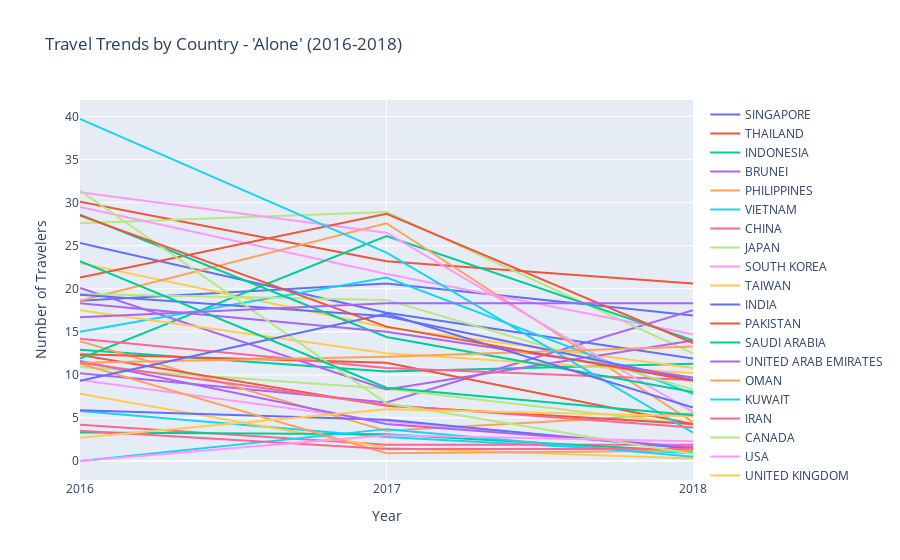

This figure's notebook cell:
### Code cell
import plotly.graph_objs as go
from plotly.subplots import make_subplots
import pandas as pd

# Initialize a subplot figure with one row and one column (you can add more subplots for each companion type)
fig = make_subplots(rows=1, cols=1)

# Add a line to the subplot for each country for a specific companion type (e.g., 'Alone')
for country in combined_travel_df["COUNTRY OF NATIONALITY"].unique():
    fig.add_trace(
        go.Scatter(
            x=["2016", "2017", "2018"],
            y=[
                combined_travel_df.loc[combined_travel_df["COUNTRY OF NATIONALITY"] == country, "2016 Alone"].values[0],
                combined_travel_df.loc[combined_travel_df["COUNTRY OF NATIONALITY"] == country, "2017 Alone"].values[0],
                combined_travel_df.loc[combined_travel_df["COUNTRY OF NATIONALITY"] == country, "2018 Alone"].values[0]
            ],
            mode='lines',
            name=country
        ),
        row=1, col=1
    )

# Update layout (titles, axis labels, etc.)
fig.update_layout(
    title_text="Travel Trends by Country - 'Alone' (2016-2018)",
    xaxis_title="Year",
    yaxis_title="Number of Travelers"
)

# Show the plot
fig.show()

### Figure 1 — Plotly figure (JSON) as saved in the notebook; plotly's stock layout.template omitted (floating-point values rounded to 4 significant figures)
{"data": [{"mode": "lines", "name": "SINGAPORE", "type": "scatter", "x": ["2016", "2017", "2018"], "xaxis": "x", "y": [18.6, 20.6, 16.9], "yaxis": "y"}, {"mode": "lines", "name": "THAILAND", "type": "scatter", "x": ["2016", "2017", "2018"], "xaxis": "x", "y": [30.1, 23.2, 20.6], "yaxis": "y"}, {"mode": "lines", "name": "INDONESIA", "type": "scatter", "x": ["2016", "2017", "2018"], "xaxis": "x", "y": [12.9, 10.4, 11.3], "yaxis": "y"}, {"mode": "lines", "name": "BRUNEI", "type": "scatter", "x": ["2016", "2017", "2018"], "xaxis": "x", "y": [10.2, 6.8, 17.5], "yaxis": "y"}, {"mode": "lines", "name": "PHILIPPINES", "type": "scatter", "x": ["2016", "2017", "2018"], "xaxis": "x", "y": [13.9, 3.5, 5.5], "yaxis": "y"}, {"mode": "lines", "name": "VIETNAM", "type": "scatter", "x": ["2016", "2017", "2018"], "xaxis": "x", "y": [5.8, 2.8, 0.9], "yaxis": "y"}, {"mode": "lines", "name": "CHINA", "type": "scatter", "x": ["2016", "2017", "2018"], "xaxis": "x", "y": [4.2, 1.9, 1.9], "yaxis": "y"}, {"mode": "lines", "name": "JAPAN", "type": "scatter", "x": ["2016", "2017", "2018"], "xaxis": "x", "y": [10.9, 8.4, 4.2], "yaxis": "y"}, {"mode": "lines", "name": "SOUTH KOREA", "type": "scatter", "x": ["2016", "2017", "2018"], "xaxis": "x", "y": [9.4, 4.6, 1.6], "yaxis": "y"}, {"mode": "lines", "name": "TAIWAN", "type": "scatter", "x": ["2016", "2017", "2018"], "xaxis": "x", "y": [7.8, 1.5, 0.3], "yaxis": "y"}, {"mode": "lines", "name": "INDIA", "type": "scatter", "x": ["2016", "2017", "2018"], "xaxis": "x", "y": [5.9, 4.8, 1.4], "yaxis": "y"}, {"mode": "lines", "name": "PAKISTAN", "type": "scatter", "x": ["2016", "2017", "2018"], "xaxis": "x", "y": [12.3, 6.4, 4.3], "yaxis": "y"}, {"mode": "lines", "name": "SAUDI ARABIA", "type": "scatter", "x": ["2016", "2017", "2018"], "xaxis": "x", "y": [3.3, 3.1, 1.1], "yaxis": "y"}, {"mode": "lines", "name": "UNITED ARAB EMIRATES", "type": "scatter", "x": ["2016", "2017", "2018"], "xaxis": "x", "y": [11.6, 4.3, 1.6], "yaxis": "y"}, {"mode": "lines", "name": "OMAN", "type": "scatter", "x": ["2016", "2017", "2018"], "xaxis": "x", "y": [11.3, 0.9, 1.2], "yaxis": "y"}, {"mode": "lines", "name": "KUWAIT", "type": "scatter", "x": ["2016", "2017", "2018"], "xaxis": "x", "y": [0, 3.7, 0.5], "yaxis": "y"}, {"mode": "lines", "name": "IRAN", "type": "scatter", "x": ["2016", "2017", "2018"], "xaxis": "x", "y": [3.5, 1.4, 1.4], "yaxis": "y"}, {"mode": "lines", "name": "CANADA", "type": "scatter", "x": ["2016", "2017", "2018"], "xaxis": "x", "y": [27.6, 28.9, 12.5], "yaxis": "y"}, {"mode": "lines", "name": "USA", "type": "scatter", "x": ["2016", "2017", "2018"], "xaxis": "x", "y": [29.5, 21.7, 14.7], "yaxis": "y"}, {"mode": "lines", "name": "UNITED KINGDOM", "type": "scatter", "x": ["2016", "2017", "2018"], "xaxis": "x", "y": [23, 15.5, 10.8], "yaxis": "y"}, {"mode": "lines", "name": "IRELAND", "type": "scatter", "x": ["2016", "2017", "2018"], "xaxis": "x", "y": [25.3, 17.2, 11.9], "yaxis": "y"}, {"mode": "lines", "name": "SWEDEN", "type": "scatter", "x": ["2016", "2017", "2018"], "xaxis": "x", "y": [12.4, 11.4, 4.3], "yaxis": "y"}, {"mode": "lines", "name": "DENMARK", "type": "scatter", "x": ["2016", "2017", "2018"], "xaxis": "x", "y": [11.9, 26.1, 14], "yaxis": "y"}, {"mode": "lines", "name": "FINLAND", "type": "scatter", "x": ["2016", "2017", "2018"], "xaxis": "x", "y": [20.1, 8.3, 14], "yaxis": "y"}, {"mode": "lines", "name": "NORWAY", "type": "scatter", "x": ["2016", "2017", "2018"], "xaxis": "x", "y": [18.6, 27.6, 4.5], "yaxis": "y"}, {"mode": "lines", "name": "ITALY", "type": "scatter", "x": ["2016", "2017", "2018"], "xaxis": "x", "y": [15, 21.3, 7.8], "yaxis": "y"}, {"mode": "lines", "name": "SPAIN", "type": "scatter", "x": ["2016", "2017", "2018"], "xaxis": "x", "y": [14.2, 10.8, 9.4], "yaxis": "y"}, {"mode": "lines", "name": "FRANCE", "type": "scatter", "x": ["2016", "2017", "2018"], "xaxis": "x", "y": [19.4, 18.7, 8.3], "yaxis": "y"}, {"mode": "lines", "name": "BELGIUM", "type": "scatter", "x": ["2016", "2017", "2018"], "xaxis": "x", "y": [31.2, 26.5, 5.7], "yaxis": "y"}, {"mode": "lines", "name": "NETHERLANDS", "type": "scatter", "x": ["2016", "2017", "2018"], "xaxis": "x", "y": [17.5, 12.5, 10.2], "yaxis": "y"}, {"mode": "lines", "name": "GERMANY", "type": "scatter", "x": ["2016", "2017", "2018"], "xaxis": "x", "y": [19.3, 16.8, 9.4], "yaxis": "y"}, {"mode": "lines", "name": "SWITZERLAND", "type": "scatter", "x": ["2016", "2017", "2018"], "xaxis": "x", "y": [21.3, 28.7, 13.7], "yaxis": "y"}, {"mode": "lines", "name": "RUSSIA", "type": "scatter", "x": ["2016", "2017", "2018"], "xaxis": "x", "y": [28.6, 14.4, 8], "yaxis": "y"}, {"mode": "lines", "name": "AUSTRALIA", "type": "scatter", "x": ["2016", "2017", "2018"], "xaxis": "x", "y": [18.3, 15, 9.7], "yaxis": "y"}, {"mode": "lines", "name": "NEW ZEALAND", "type": "scatter", "x": ["2016", "2017", "2018"], "xaxis": "x", "y": [11.4, 12.1, 13.3], "yaxis": "y"}, {"mode": "lines", "name": "SOUTH AFRICA", "type": "scatter", "x": ["2016", "2017", "2018"], "xaxis": "x", "y": [39.7, 24.2, 3.3], "yaxis": "y"}, {"mode": "lines", "name": "CENTRAL ASIA", "type": "scatter", "x": ["2016", "2017", "2018"], "xaxis": "x", "y": [11.4, 6.5, 3.9], "yaxis": "y"}, {"mode": "lines", "name": "OTHER ASEAN", "type": "scatter", "x": ["2016", "2017", "2018"], "xaxis": "x", "y": [31.4, 6.7, 0.8], "yaxis": "y"}, {"mode": "lines", "name": "OTHER EAST ASIA", "type": "scatter", "x": ["2016", "2017", "2018"], "xaxis": "x", "y": [0, 3, 2.3], "yaxis": "y"}, {"mode": "lines", "name": "OTHERS SOUTH ASIA", "type": "scatter", "x": ["2016", "2017", "2018"], "xaxis": "x", "y": [2.7, 6, 5.2], "yaxis": "y"}, {"mode": "lines", "name": "OTHERS WEST ASIA", "type": "scatter", "x": ["2016", "2017", "2018"], "xaxis": "x", "y": [9.3, 17.1, 6.2], "yaxis": "y"}, {"mode": "lines", "name": "OTHERS AMERICAS", "type": "scatter", "x": ["2016", "2017", "2018"], "xaxis": "x", "y": [28.5, 15.6, 9.3], "yaxis": "y"}, {"mode": "lines", "name": "OTHERS EUROPE", "type": "scatter", "x": ["2016", "2017", "2018"], "xaxis": "x", "y": [23.2, 8.5, 5.3], "yaxis": "y"}, {"mode": "lines", "name": "OTHERS", "type": "scatter", "x": ["2016", "2017", "2018"], "xaxis": "x", "y": [16.7, 18.3, 18.3], "yaxis": "y"}], "layout": {"title": {"text": "Travel Trends by Country - 'Alone' (2016-2018)"}, "xaxis": {"anchor": "y", "domain": [0, 1], "title": {"text": "Year"}}, "yaxis": {"anchor": "x", "domain": [0, 1], "title": {"text": "Number of Travelers"}}}}
